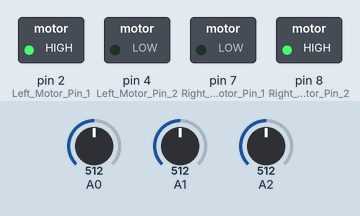
This sketch was run on a simulated Arduino Uno, built with avr-gcc and run on an emulated ATmega328P. Parts: switched loads named in the sketch (green lamp = pin HIGH). The inputs (shaded band) are chosen by the test bench; at power-on: A0 = 512, A1 = 512, A2 = 512.

Above: at 0.1 s.
Timing chart, 0 to 1.6 s (numbered marks = the images above):
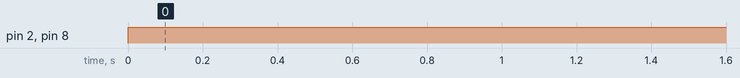

The sketch:

my_lf_program.ino
```cpp
int lPin1 = 2;
int lPin2 = 4;
int rPin1 = 7;
int rPin2 = 8;
int pwm1=9;
int pwm2=10;
int sensors[] = {0, 0, 0};
int surface[] = {0, 0, 0};
int threshold=700;
void setup()
{

 pinMode(2,OUTPUT); //Left Motor Pin 1
 pinMode(4,OUTPUT); //Left Motor Pin 2
 pinMode(7,OUTPUT); //Right Motor Pin 1
 pinMode(8,OUTPUT);  //Right Motor Pin 2
 Serial.begin(9600); //Enable Serial Communications

}

void loop()
{
  sensors_read();
  follow();

}

void sensors_read()
{
for (int i = 0; i < 3; i++)
  {sensors[i] = analogRead(i);

  if(sensors[i]<threshold)
  {
    surface[i]=0;
  }
  else if(sensors[i]>threshold)
  {
    surface[i]=1;
  }
  }
}
void follow()
{
   start:
   if((surface[0]==1)&&(surface[1]==0)&&(surface[2]==1))    //WHITE-BLACK-WHITE
    {
    digitalWrite(2,HIGH);
    digitalWrite(4,LOW);
    digitalWrite(7,LOW);    //FOR STRAIGHT
    digitalWrite(8,HIGH);
    }

    else if((surface[0]==0)&&(surface[1]==1)&&(surface[2]==1))    //BLACK-WHITE-WHITE
    {
    digitalWrite(2,LOW);
    digitalWrite(4,LOW);
    digitalWrite(7,LOW);  //FOR LEFT
    digitalWrite(8,HIGH);

    }

    else if((sensors[0]==1)&&(sensors[1]==1)&&(surface[2]==0))    //WHITE-WHITE-BLACK
    {
    digitalWrite(2,HIGH);
    digitalWrite(4,LOW);
    digitalWrite(7,LOW);  //FOR RIGHT
    digitalWrite(8,LOW);
    }

    else
    {
    digitalWrite(2,HIGH);
    digitalWrite(4,LOW);      //FOR GAP
    digitalWrite(7,LOW);
    digitalWrite(8,HIGH);

    }
}
```

Measured:
- by itself, pin 2 (Left_Motor_Pin_1), pin 8 (Right_Motor_Pin_2): LOW → HIGH at 0.00 s
